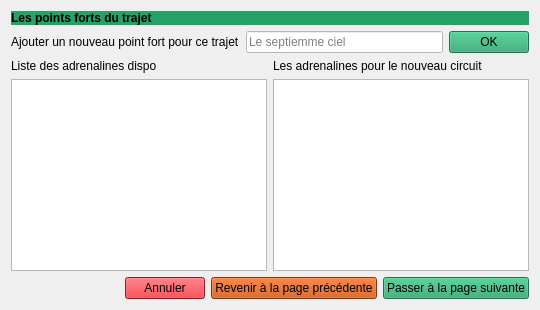
      <widget class="QWidget" name="add_circuit_page_3">
       <layout class="QVBoxLayout" name="verticalLayout_9">
        <item>
         <widget class="QLabel" name="label_21">
          <property name="font">
           <font>
            <bold>true</bold>
           </font>
          </property>
          <property name="styleSheet">
           <string notr="true">background-color: rgb(38, 162, 105);</string>
          </property>
          <property name="text">
           <string>Les points forts du trajet</string>
          </property>
          <property name="alignment">
           <set>Qt::AlignmentFlag::AlignLeading|Qt::AlignmentFlag::AlignLeft|Qt::AlignmentFlag::AlignVCenter</set>
          </property>
         </widget>
        </item>
        <item>
         <layout class="QHBoxLayout" name="horizontalLayout_7">
          <item>
           <widget class="QLabel" name="label_22">
            <property name="text">
             <string>Ajouter un nouveau point fort pour ce trajet</string>
            </property>
           </widget>
          </item>
          <item>
           <widget class="QLineEdit" name="add_new_adrenaline_input">
            <property name="styleSheet">
             <string notr="true">background-color: rgb(255, 255, 255);</string>
            </property>
            <property name="placeholderText">
             <string>Le septiemme ciel</string>
            </property>
           </widget>
          </item>
          <item>
           <widget class="QPushButton" name="btn_to_add_new_adrenaline_for_this_tour">
            <property name="styleSheet">
             <string notr="true">background-color: rgb(38, 162, 105);</string>
            </property>
            <property name="text">
             <string>OK</string>
            </property>
           </widget>
          </item>
         </layout>
        </item>
        <item>
         <layout class="QGridLayout" name="gridLayout_3">
          <item row="0" column="1">
           <widget class="QLabel" name="label_24">
            <property name="text">
             <string>Les adrenalines pour le nouveau circuit</string>
            </property>
           </widget>
          </item>
          <item row="1" column="1">
           <widget class="QTableView" name="table_view_to_list_all_new_adrenaline_for_new_tour"/>
          </item>
          <item row="1" column="0">
           <widget class="QTableView" name="table_view_to_list_adrenaline"/>
          </item>
          <item row="0" column="0">
           <widget class="QLabel" name="label_23">
            <property name="text">
             <string>Liste des adrenalines dispo</string>
            </property>
           </widget>
          </item>
         </layout>
        </item>
        <item>
         <layout class="QHBoxLayout" name="horizontalLayout_8">
          <item>
           <spacer name="horizontalSpacer_5">
            <property name="orientation">
             <enum>Qt::Orientation::Horizontal</enum>
            </property>
            <property name="sizeHint" stdset="0">
             <size>
              <width>40</width>
              <height>20</height>
             </size>
            </property>
           </spacer>
          </item>
          <item>
           <widget class="QPushButton" name="btn_cancel_processus_5">
            <property name="styleSheet">
             <string notr="true">background-color: rgb(224, 27, 36);</string>
            </property>
            <property name="text">
             <string>Annuler</string>
            </property>
           </widget>
          </item>
          <item>
           <widget class="QPushButton" name="btn_to_the_last_step_tool">
            <property name="styleSheet">
             <string notr="true">background-color: rgb(198, 70, 0);</string>
            </property>
            <property name="text">
             <string>Revenir à la page précédente</string>
            </property>
           </widget>
          </item>
          <item>
           <widget class="QPushButton" name="btn_to_the_next_step_itinerary">
            <property name="styleSheet">
             <string notr="true">background-color: rgb(38, 162, 105);</string>
            </property>
            <property name="text">
             <string>Passer à la page suivante</string>
            </property>
           </widget>
          </item>
         </layout>
        </item>
       </layout>
      </widget>
